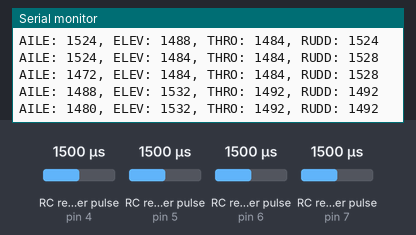
A sketch run on a simulated Arduino Uno, built with avr-gcc and run on an emulated ATmega328P. Parts: the last lines printed to the serial monitor. Wiring (inferred from the names in the program): 4 × RC receiver channel: data pin 4 / data pin 5 / data pin 6 / data pin 7. The inputs (shaded band) are chosen by the test bench; at power-on: RC receiver pulse (sensors on pin 4, pin 5, pin 6, pin 7) 1500 µs.

Above: at 1.2 s.
1.3 s: RC receiver pulse (sensor on pin 4) set to 1020 µs
At 1.31 s:
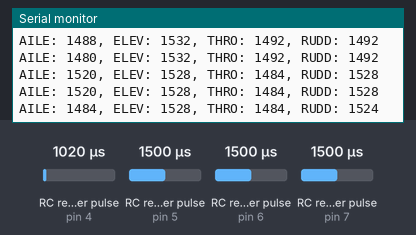
2.8 s: RC receiver pulse (sensor on pin 5) set to 1020 µs
At 2.82 s:
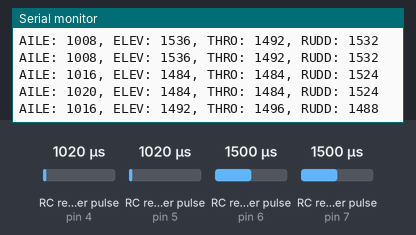
4.3 s: RC receiver pulse (sensor on pin 6) set to 1020 µs
At 4.32 s:
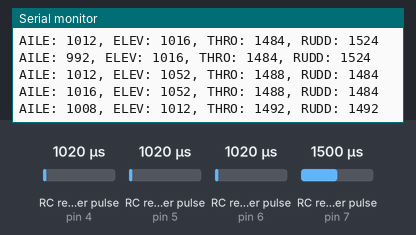
5.8 s: RC receiver pulse (sensor on pin 7) set to 1020 µs
At 5.82 s:
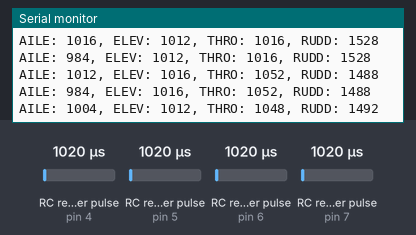
7.3 s: RC receiver pulse (sensor on pin 4) set to 1250 µs
At 7.32 s:
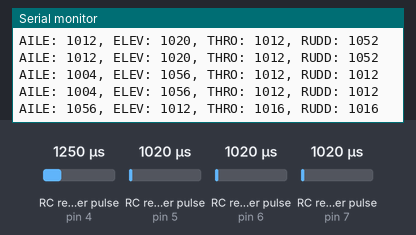
8.8 s: RC receiver pulse (sensor on pin 5) set to 1250 µs
At 8.82 s:
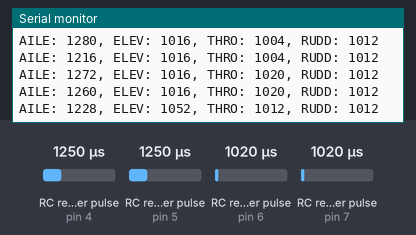
Timing chart, 0 to 11.3 s (numbered marks = the images above; inputs shaded):
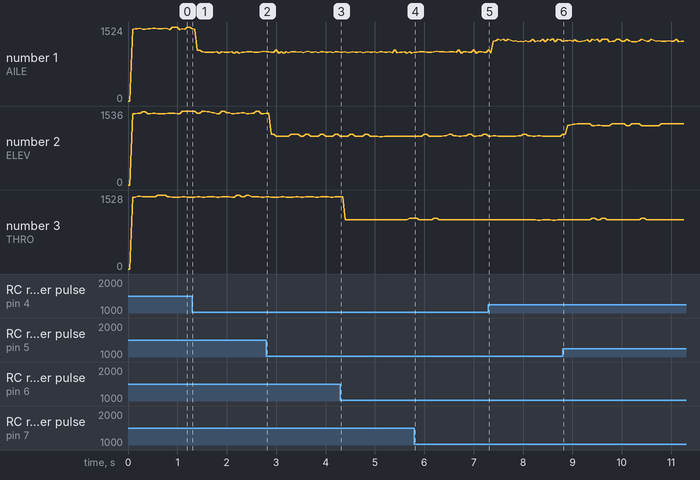

Measured:
- plotted number 1: 1520 → 1020 after the input at 1.3 s, 1004 → 1260 after the input at 7.3 s
- plotted number 2: 1484 → 1052 after the input at 2.8 s

The sketch:

arduino-rc.ino
```cpp
#include <PinChangeInt.h>

#define DEBUG_RECEIVER

#define AILERON  0
#define ELEVATOR 1
#define THROTTLE 2
#define RUDDER   3

#define AILERON_IN  4
#define ELEVATOR_IN 5
#define THROTTLE_IN 6
#define RUDDER_IN   7

uint8_t rc_pins[4] = {AILERON_IN, ELEVATOR_IN, THROTTLE_IN, RUDDER_IN};
uint8_t rc_flags[4] = {1, 2, 4, 8};
uint16_t rc_values[4] = {0, 0, 0, 0};

volatile uint8_t rc_shared_flags;
volatile uint16_t rc_shared_values[4];
volatile uint32_t rc_shared_ts[4];

void rc_channel_change(uint8_t id) {
  if (digitalRead(rc_pins[id]) == HIGH) {
    rc_shared_ts[id] = micros();
  }
  else {
    rc_shared_values[id] = (uint16_t)(micros() - rc_shared_ts[id]);
    rc_shared_flags |= rc_flags[id];
  }
}

void rc_aileron_change()  { rc_channel_change(AILERON);  }
void rc_elevator_change() { rc_channel_change(ELEVATOR); }
void rc_throttle_change() { rc_channel_change(THROTTLE); }
void rc_rudder_change()   { rc_channel_change(RUDDER);   }

void rc_setup_interrupts() {
  PCintPort::attachInterrupt(rc_pins[AILERON],  &rc_aileron_change, CHANGE);
  PCintPort::attachInterrupt(rc_pins[ELEVATOR], &rc_elevator_change, CHANGE);
  PCintPort::attachInterrupt(rc_pins[THROTTLE], &rc_throttle_change, CHANGE);
  PCintPort::attachInterrupt(rc_pins[RUDDER],   &rc_rudder_change, CHANGE);
}

void rc_process_channels() {
  static uint8_t flags;

  if (rc_shared_flags) {
    noInterrupts();
    flags = rc_shared_flags;

    if (flags & rc_flags[0]) rc_values[0] = rc_shared_values[0];
    if (flags & rc_flags[1]) rc_values[1] = rc_shared_values[1];
    if (flags & rc_flags[2]) rc_values[2] = rc_shared_values[2];
    if (flags & rc_flags[3]) rc_values[3] = rc_shared_values[3];

    rc_shared_flags = 0;
    interrupts();
  }

  flags = 0;
}

#ifdef DEBUG_RECEIVER
void rc_print_channels() {
  static char str[64];

  sprintf(str, "AILE: %d, ELEV: %d, THRO: %d, RUDD: %d\n",
    rc_values[0], rc_values[1], rc_values[2], rc_values[3]
  );

  Serial.print(str);
}
#endif

void setup() {
  #ifdef DEBUG_RECEIVER
  Serial.begin(9600);
  #endif

  rc_setup_interrupts();
}

void loop() {
  rc_process_channels();

  #ifdef DEBUG_RECEIVER
  if (millis() % 100 == 0) {
    rc_print_channels();
  }
  #endif
}
```
